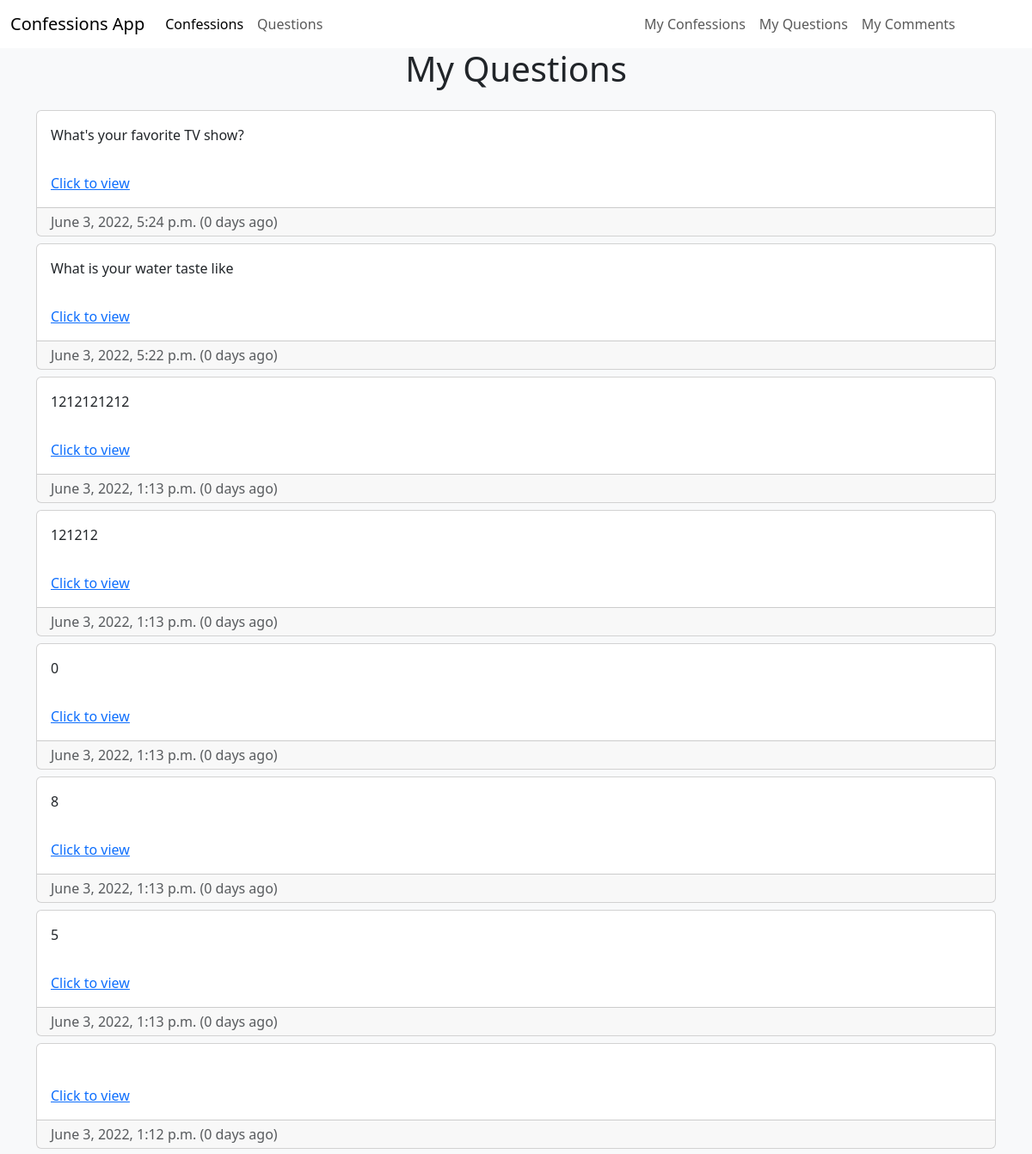
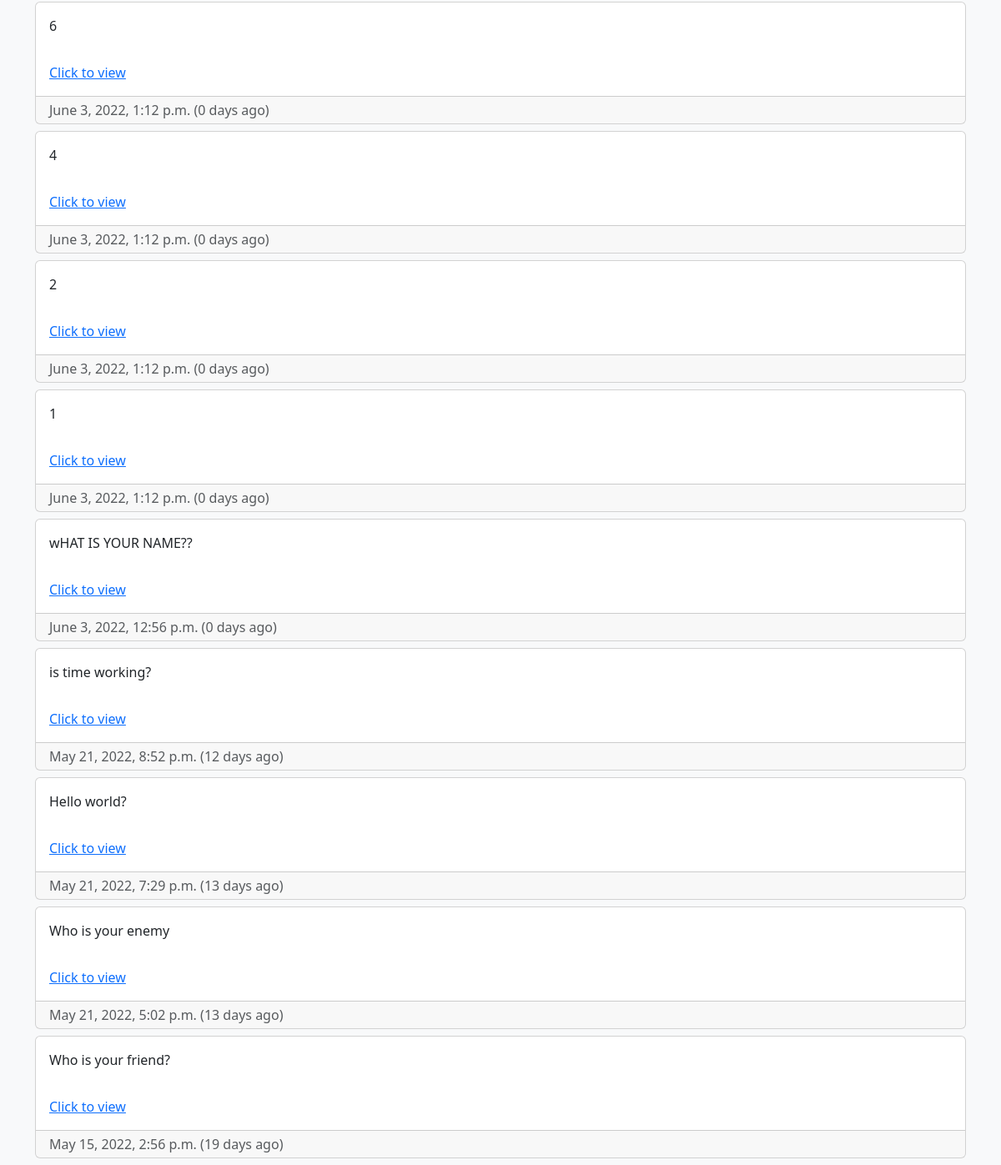
/myquestions (signed in), run on the app's committed database (2 pictures, top to bottom).
### ConfessionsApp/models.py (models this page shows, shortened)
class Question(models.Model):
    CATEGORIES = [
        ('CMPLN', 'Complaint'),
        ('FMLY', 'Family'),
        ('FRNDS', 'Friends'),
        ('HBBS', 'Hobbies'),
        ('LV', 'Love'),
        ('OTHR', 'Other'),
        ('SCHL', 'School'),
        ('SPRTS', 'Sports'),
    ]
    category = models.CharField(max_length=10, choices=CATEGORIES)
    owner = models.ForeignKey(User, on_delete=models.CASCADE)
    question_text = models.CharField(max_length=255)
    body = models.TextField()
    date = models.DateTimeField(auto_now_add=True)
    edited = models.BooleanField(default=False)
    edited_date = models.DateTimeField(auto_now=True)
    @property
    def num_days_ago(self):
        today= timezone.now()
        return (today - self.date).days

### ConfessionsApp/views.py (the view)
# urls.py: path("myquestions", views.userQuestions, name="myquestions"),
@login_required
def userQuestions(request):
    user = request.user
    Questions = Question.objects.filter(owner=user).order_by('-date')
    context = {
        'questions' : Questions,
    }
    return render(request, 'ConfessionsApp/userQuestions.html', context=context)

### ConfessionsApp/templates/ConfessionsApp/userQuestions.html (shortened to what this page needs)
{%extends 'ConfessionsApp/base.html'%}
{%block content%}
<h1 class="text-center">My Questions</h1>
<div class="container mt-4">
  {%for question in questions%}
    <div class="card mt-2 mb-2">
        <span class="card-body">{{question.question_text}}</span>
        <span class="card-body">
          <a href="{%url 'ConfessionsApp:question' question.id%}">Click to view</a>
        </span>
          <div class="card-footer py-1 submission-footer text-muted">
          <span class="card-text">
            {{question.date}}
            {%if question.num_days_ago != 1%}
              ({{question.num_days_ago}} days ago)
            {%else%}
            ({{question.num_days_ago}} day ago)
            {%endif%}
          </span>
        </div>
      </div>
  {%empty%}
  <p>You have posted no questions</p>
  {%endfor%}
{%endblock content%}

### data on the page
Question: question_text "What's your favorite TV show?", date "June 3, 2022, 5:24 p.m.", num_days_ago "0"
Question: question_text "What is your water taste like", date "June 3, 2022, 5:22 p.m.", num_days_ago "0"
Question: question_text "1212121212", date "June 3, 2022, 1:13 p.m.", num_days_ago "0"
Question: question_text "121212", date "June 3, 2022, 1:13 p.m.", num_days_ago "0"
Question: question_text "0", date "June 3, 2022, 1:13 p.m.", num_days_ago "0"
Question: question_text "8", date "June 3, 2022, 1:13 p.m.", num_days_ago "0"
Question: question_text "5", date "June 3, 2022, 1:13 p.m.", num_days_ago "0"
Question: date "June 3, 2022, 1:12 p.m.", num_days_ago "0"
Question: question_text "6", date "June 3, 2022, 1:12 p.m.", num_days_ago "0"
Question: question_text "4", date "June 3, 2022, 1:12 p.m.", num_days_ago "0"
Question: question_text "2", date "June 3, 2022, 1:12 p.m.", num_days_ago "0"
Question: question_text "1", date "June 3, 2022, 1:12 p.m.", num_days_ago "0"
Question: question_text "wHAT IS YOUR NAME??", date "June 3, 2022, 12:56 p.m.", num_days_ago "0"
Question: question_text "is time working?", date "May 21, 2022, 8:52 p.m.", num_days_ago "12"
Question: question_text "Hello world?", date "May 21, 2022, 7:29 p.m.", num_days_ago "13"
Question: question_text "Who is your enemy", date "May 21, 2022, 5:02 p.m.", num_days_ago "13"
Question: question_text "Who is your friend?", date "May 15, 2022, 2:56 p.m.", num_days_ago "19"
